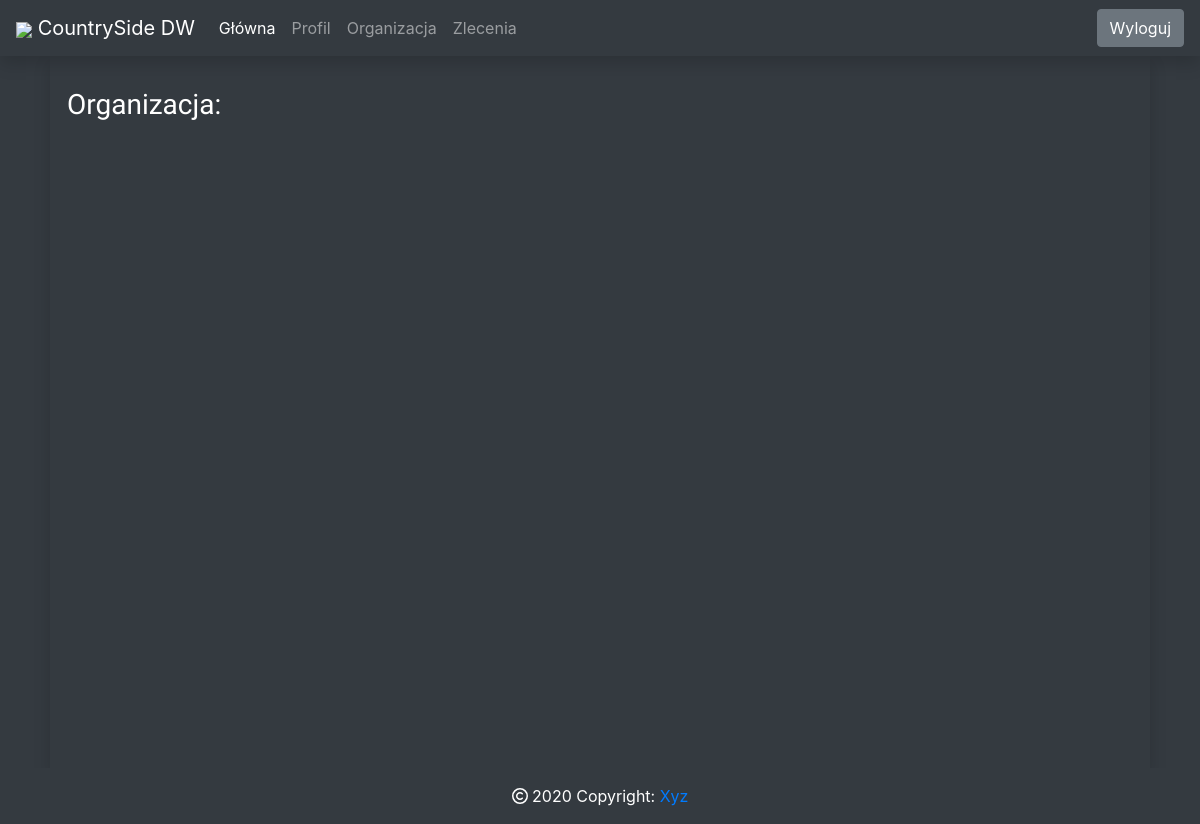
The app's page /status/organization/ (signed in), older data.
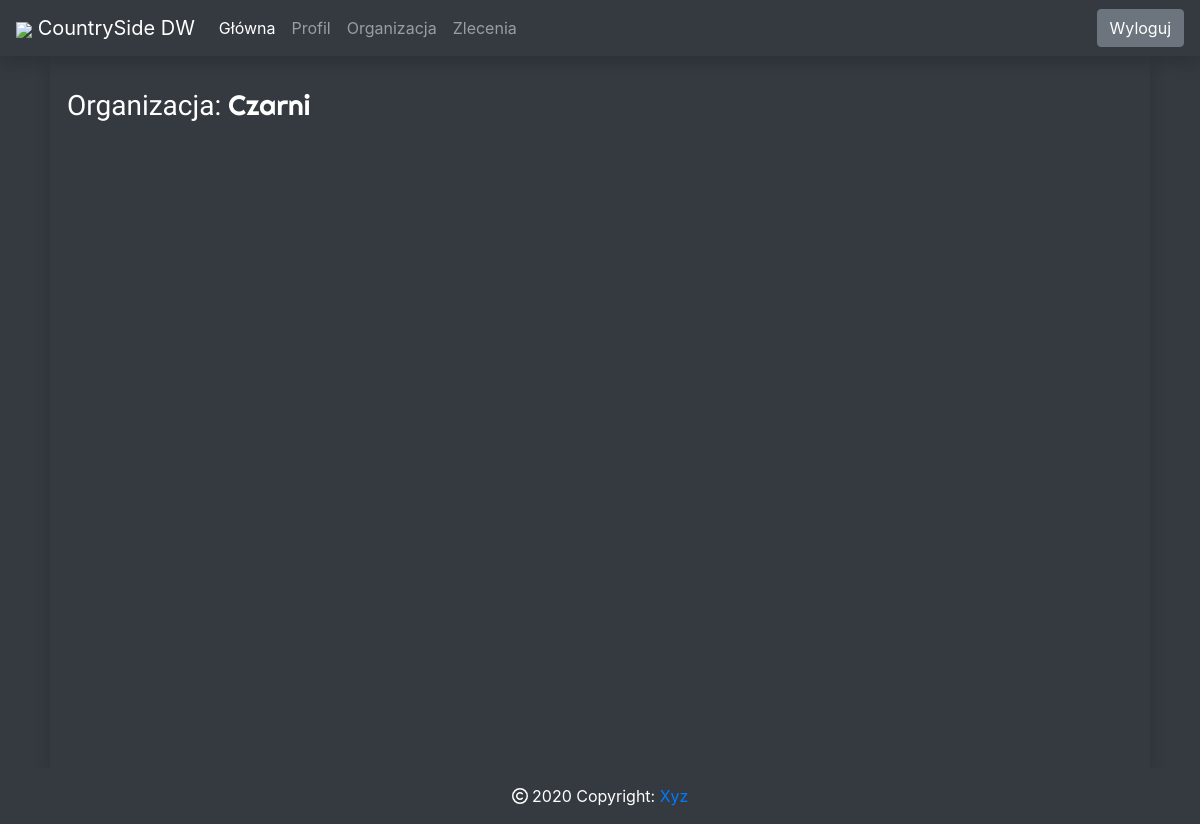
The same page, newer data.
### main/models.py (models this page shows, shortened)
class Players(models.Model):
    nickname = models.OneToOneField(User, on_delete=models.CASCADE)
    money_bank = models.IntegerField(default=0)
    money_portfel = models.IntegerField(default=0)
    organization_status = models.BooleanField(default=False)
    organization = models.ForeignKey('Organizations', on_delete=models.CASCADE, blank=True, null=True)
    created = models.DateField(auto_now=False, auto_now_add=True)

class Organizations(models.Model):
    boss = models.OneToOneField(Players, on_delete=models.CASCADE, blank=True, null=True)
    organization_name = models.CharField(max_length=50, unique=True)
    money = models.IntegerField()
    activated = models.BooleanField(default=False)
    created = models.DateField(auto_now=False, auto_now_add=True)
    def __str__(self):
        return str(self.organization_name)

### organization/views.py (the view)
# urls.py: path('status/organization/', organization, name="organization"),
def organization(request):
    template = 'organization.html'
    try:
        player = Players.objects.get(nickname=request.user)
    except:
        player = None
    context = {'player':player,}
    return render(request, template, context)

### templates/organization.html (shortened to what this page needs)
{% extends 'extends/base_logged.html' %}
{% block content %}
<div class="container-fluid bg-dark w-100 content">
    <div class="row" style="min-height:100%;">
        <div class="col-sm-11 mx-auto shadow p-3">
            <div class="row p-3 " style="min-height:100%;">
            <h3> Organizacja: <span class="righteous" >{{ player.organization|capfirst }}</span> <h3>
            </div>
        </div>
    </div>
</div>
<footer class="page-footer font-small bg-dark text-white" style="width:100vw;">
    <div class="footer-copyright text-center py-3"><i class="far fa-copyright"></i> 2020 Copyright: <a href="/status/"> Xyz </a>
    </div>
</footer>
{% endblock content %}

Row changes from the older to the newer data that the page shows:
added Players: organization "Czarni"
